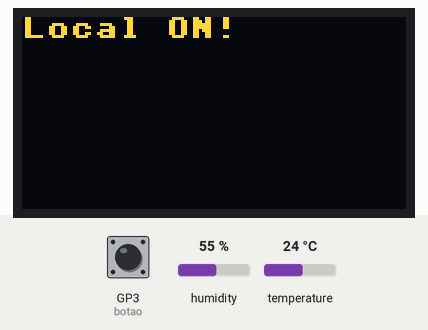
Simulated run of this program. Board: Raspberry Pi Pico running MicroPython. Parts: 128×64 one-colour display. The test bench sets the inputs (shaded band); at power-on: GP3 (botao) LOW, humidity 55 %, temperature 24 °C. The OLED is the two-colour kind (top 16 rows yellow); WiFi joins after 1.5 s; the clock reads 2024-03-15 10:24:30 at power-on unless the program sets it; no MQTT or app messages arrive unless stated; library files of the repository ran but are not shown: ssd1306.py; what the program prints to the serial console is not drawn.

Above: at 2.5 s.
At 4.6 s:
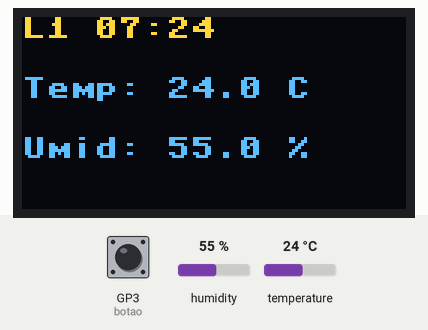
At 26.6 s:
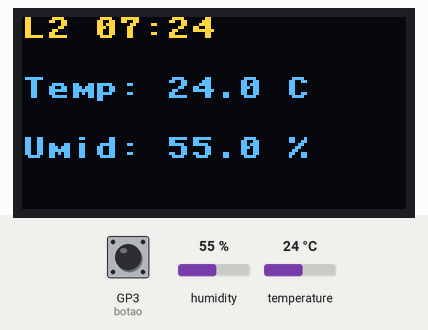

The program:

Raspberry_pico_w.py
```python
import network
import time
import machine
from umqtt.simple import MQTTClient
import json
import ntptime
import binascii

from machine import Pin, I2C, WDT
import ssd1306
import dht
# Este programa funciona somente as instâncias do cloud e servidor local com topicos estiver funcionando.
# ==================== Configuração de Periféricos ====================
# Configuração do Watchdog (máximo de 8000 ms)
# O WDT precisa ser alimentado frequentemente para não reiniciar a placa.
wdt = WDT(timeout=8000)

# Configuração I2C do OLED
try:
    i2c = I2C(0, scl=Pin(1), sda=Pin(0))
    oled_width = 128
    oled_height = 64
    oled = ssd1306.SSD1306_I2C(oled_width, oled_height, i2c)
except Exception as e:
    print(f"Erro ao inicializar o OLED: {e}. O programa continuará sem o display.")
    oled = None

# Configuração do DHT22
sensor = dht.DHT22(Pin(2))

# Configuração do botão
botao = Pin(3, Pin.IN, Pin.PULL_DOWN)

# ==================== Configurações Wi-Fi e MQTT ====================
# Dados  relativos ao roteador local
SSID = "nome do Wi-Fi local"
PASSWORD = "senha"

#Dados relativos ao servidor local e oracle cloud
# Broker da Nuvem (Oracle)
MQTT_SERVER_NUVEM = "163.1XX.XXX.XX"
MQTT_PORT_NUVEM = 1883
MQTT_USER_NUVEM = "user"
MQTT_PASSWORD_NUVEM = "senha"
TOPIC_PUB_NUVEM = b"Urbano_Temperatura"

# Broker Local (Mosquitto)
MQTT_SERVER_LOCAL = "192.1XX.XX.XX"
MQTT_PORT_LOCAL = 1883
MQTT_USER_LOCAL = "user"
MQTT_PASSWORD_LOCAL = "senha"
TOPIC_PUB_LOCAL = b"Urbano_Temperatura_Local"

# Fuso horário de Brasília (UTC-3) em segundos
FUSO_HORARIO_SEGUNDOS = -3 * 3600

# ==================== Funções de Conexão ====================
def show_oled(text, line=0):
    """Função auxiliar para mostrar texto no OLED, se disponível."""
    if oled:
        oled.fill(0)
        oled.text(text, 0, line)
        oled.show()

def conecta_wifi():
    wlan = network.WLAN(network.STA_IF)
    wlan.active(True)

    mac_bytes = wlan.config('mac')
    mac_hex = binascii.hexlify(mac_bytes).decode()
    hostname_placa = "Pico W_" + mac_hex[-6:]

    wlan.config(hostname=hostname_placa)
    print(f"Tentando conectar com o nome de host: {hostname_placa}")

    wlan.connect(SSID, PASSWORD)
    show_oled("Conectando Wi-Fi")

    max_tentativas_wifi = 90
    tentativas_wifi = 0
    while not wlan.isconnected() and tentativas_wifi < max_tentativas_wifi:
        wdt.feed()
        time.sleep(1)
        tentativas_wifi += 1

    if not wlan.isconnected():
        print("Falha na conexão Wi-Fi.")
        return None, None

    print("Conectado ao Wi-Fi:", wlan.ifconfig())

    try:
        ntptime.host = "a.ntp.br"
        ntptime.settime()
        print("Data e hora sincronizadas via NTP.")
    except Exception as e:
        print("Erro ao sincronizar NTP:", e)

    return wlan, hostname_placa

def conecta_mqtt(client_id, server, port, user, password, display_text):
    """Função para conectar a um único broker MQTT."""
    try:
        client = MQTTClient(client_id, server, port=port, user=user, password=password)
        client.connect()
        print(f"Conectado ao broker MQTT: {server}")
        show_oled(display_text)
        return client
    except Exception as e:
        print(f"Falha na conexão MQTT com {server}: {e}")
        show_oled("Erro MQTT!")
        return None

def obter_horario_utc3():
    """Retorna o horário atual ajustado para o fuso UTC-3."""
    utc_time_seconds = time.time()
    local_time_tuple = time.localtime(utc_time_seconds + FUSO_HORARIO_SEGUNDOS)
    return "{:04}-{:02}-{:02} {:02}:{:02}:{:02}".format(*local_time_tuple[:6])

# ==================== Funções para o DHT e OLED ====================
def mostrar_dados(leitura_num, temp, hum, horario):
    if oled:
        oled.fill(0)
        oled.text(f"L{leitura_num} {horario[11:16]}", 0, 0)
        oled.text(f"Temp: {temp:.1f} C", 0, 20)
        oled.text(f"Umid: {hum:.1f} %", 0, 40)
        oled.show()

# ==================== Programa Principal ====================
leitura_numero = 0

try:
    wlan, hostname_placa = conecta_wifi()
    if wlan is None:
        show_oled("Erro Wi-Fi!")
        time.sleep(5)
        machine.reset()

    client_nuvem = conecta_mqtt(hostname_placa, MQTT_SERVER_NUVEM, MQTT_PORT_NUVEM, MQTT_USER_NUVEM, MQTT_PASSWORD_NUVEM, "Nuvem ON!")
    client_local = conecta_mqtt(hostname_placa, MQTT_SERVER_LOCAL, MQTT_PORT_LOCAL, MQTT_USER_LOCAL, MQTT_PASSWORD_LOCAL, "Local ON!")

    while True:
        wdt.feed()
        leitura_numero += 1

        # Leitura do sensor
        try:
            time.sleep(2)
            sensor.measure()
            temp = sensor.temperature()
            hum = sensor.humidity()
            horario = obter_horario_utc3()

            mostrar_dados(leitura_numero, temp, hum, horario)

            print(f"=== Leitura #{leitura_numero} ===")
            print(f"Horário: {horario}")
            print(f"Temperatura: {temp:.1f} C, Umidade: {hum:.1f} %")

            # Formata a mensagem como texto simples
            msg_texto = f"Dispositivo: {hostname_placa}, Leitura: {leitura_numero}, Horario: {horario}, Temp: {temp:.1f}, Umid: {hum:.1f}"

            # Tenta publicar no broker da nuvem
            if client_nuvem:
                try:
                    client_nuvem.publish(TOPIC_PUB_NUVEM, msg_texto.encode())
                    print("Publicado na nuvem: " + msg_texto)
                except Exception as e:
                    print(f"Falha ao publicar na nuvem: {e}. Tentando reconectar...")
                    client_nuvem = conecta_mqtt(hostname_placa, MQTT_SERVER_NUVEM, MQTT_PORT_NUVEM, MQTT_USER_NUVEM, MQTT_PASSWORD_NUVEM, "Recon. Nuvem")

            # Tenta publicar no broker local
            if client_local:
                try:
                    client_local.publish(TOPIC_PUB_LOCAL, msg_texto.encode())
                    print("Publicado localmente: " + msg_texto)
                except Exception as e:
                    print(f"Falha ao publicar localmente: {e}. Tentando reconectar...")
                    client_local = conecta_mqtt(hostname_placa, MQTT_SERVER_LOCAL, MQTT_PORT_LOCAL, MQTT_USER_LOCAL, MQTT_PASSWORD_LOCAL, "Recon. Local")

            # Se ambos os clientes falharam, reinicia a placa
            if not client_nuvem and not client_local:
                print("Ambos os brokers falharam. Reiniciando a placa.")
                show_oled("Falha total!")
                time.sleep(5)
                machine.reset()

        except OSError as e:
            show_oled("Erro sensor", 20)
            print("Erro de leitura do sensor:", e)

        print("Iniciando espera de 20 segundos...")
        for _ in range(20):
            wdt.feed()
            if botao.value():
                pass
            time.sleep(1)

except Exception as e:
    show_oled("ERRO CRITICO", 20)
    show_oled(str(e), 40)
    print("Erro critico:", e)
    machine.reset()
```

Measured:
- what the display in image 0 shows lasts 2.0 s, from 2.5 s to 4.5 s
- what the display in image 1 shows lasts 22.1 s, from 4.5 s to 26.6 s
